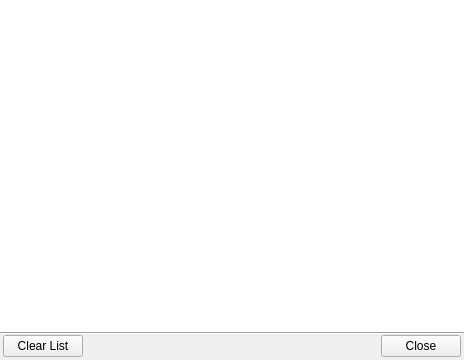
<?xml version="1.0" encoding="UTF-8"?>
<ui version="4.0">
 <class>TransferWindow</class>
 <widget class="QWidget" name="TransferWindow">
  <property name="geometry">
   <rect>
    <x>0</x>
    <y>0</y>
    <width>464</width>
    <height>360</height>
   </rect>
  </property>
  <property name="windowTitle">
   <string>Form</string>
  </property>
  <layout class="QVBoxLayout" name="verticalLayout">
   <property name="spacing">
    <number>0</number>
   </property>
   <property name="leftMargin">
    <number>0</number>
   </property>
   <property name="topMargin">
    <number>0</number>
   </property>
   <property name="rightMargin">
    <number>0</number>
   </property>
   <property name="bottomMargin">
    <number>3</number>
   </property>
   <item>
    <widget class="QWidget" name="wgtToolBar" native="true">
     <layout class="QVBoxLayout" name="verticalLayout_2">
      <property name="spacing">
       <number>0</number>
      </property>
      <property name="margin">
       <number>0</number>
      </property>
      <item>
       <layout class="QHBoxLayout" name="toolBarLayout">
        <property name="spacing">
         <number>0</number>
        </property>
       </layout>
      </item>
     </layout>
    </widget>
   </item>
   <item>
    <widget class="lmcTransferListView" name="lvTransferList">
     <property name="frameShape">
      <enum>QFrame::NoFrame</enum>
     </property>
    </widget>
   </item>
   <item>
    <widget class="Line" name="bottomLine">
     <property name="orientation">
      <enum>Qt::Horizontal</enum>
     </property>
    </widget>
   </item>
   <item>
    <layout class="QHBoxLayout" name="horizontalLayout">
     <property name="leftMargin">
      <number>3</number>
     </property>
     <property name="rightMargin">
      <number>3</number>
     </property>
     <item>
      <widget class="QPushButton" name="btnClear">
       <property name="text">
        <string>Clear List</string>
       </property>
      </widget>
     </item>
     <item>
      <spacer name="horizontalSpacer">
       <property name="orientation">
        <enum>Qt::Horizontal</enum>
       </property>
       <property name="sizeHint" stdset="0">
        <size>
         <width>40</width>
         <height>20</height>
        </size>
       </property>
      </spacer>
     </item>
     <item>
      <widget class="QPushButton" name="btnClose">
       <property name="text">
        <string>Close</string>
       </property>
      </widget>
     </item>
    </layout>
   </item>
  </layout>
 </widget>
 <layoutdefault spacing="6" margin="11"/>
 <customwidgets>
  <customwidget>
   <class>lmcTransferListView</class>
   <extends>QListView</extends>
    <header>gui/files/transferlistview.h</header>
  </customwidget>
 </customwidgets>
 <tabstops>
  <tabstop>lvTransferList</tabstop>
  <tabstop>btnClear</tabstop>
  <tabstop>btnClose</tabstop>
 </tabstops>
 <resources/>
 <connections>
  <connection>
   <sender>btnClose</sender>
   <signal>clicked()</signal>
   <receiver>TransferWindow</receiver>
   <slot>close()</slot>
   <hints>
    <hint type="sourcelabel">
     <x>358</x>
     <y>284</y>
    </hint>
    <hint type="destinationlabel">
     <x>199</x>
     <y>149</y>
    </hint>
   </hints>
  </connection>
 </connections>
</ui>
